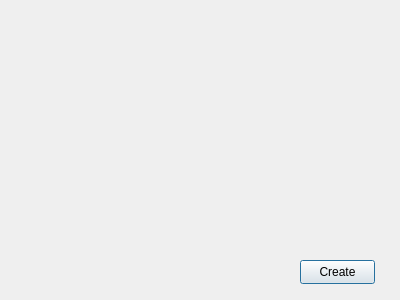
<?xml version="1.0" encoding="UTF-8"?>
<ui version="4.0">
 <class>CreateChatPage</class>
 <widget class="QDialog" name="CreateChatPage">
  <property name="geometry">
   <rect>
    <x>0</x>
    <y>0</y>
    <width>400</width>
    <height>300</height>
   </rect>
  </property>
  <property name="windowTitle">
   <string>Dialog</string>
  </property>
  <widget class="QWidget" name="verticalLayoutWidget">
   <property name="geometry">
    <rect>
     <x>20</x>
     <y>40</y>
     <width>231</width>
     <height>151</height>
    </rect>
   </property>
   <layout class="QVBoxLayout" name="UsersLayout"/>
  </widget>
  <widget class="QPushButton" name="CreateBtn">
   <property name="geometry">
    <rect>
     <x>300</x>
     <y>260</y>
     <width>75</width>
     <height>24</height>
    </rect>
   </property>
   <property name="text">
    <string>Create</string>
   </property>
  </widget>
 </widget>
 <resources/>
 <connections/>
</ui>
